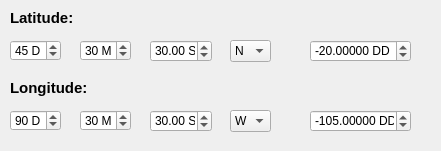
<?xml version="1.0" encoding="UTF-8"?>
<ui version="4.0">
 <class>LatlongcalcDialogBase</class>
 <widget class="QDialog" name="LatlongcalcDialogBase">
  <property name="geometry">
   <rect>
    <x>0</x>
    <y>0</y>
    <width>441</width>
    <height>151</height>
   </rect>
  </property>
  <property name="windowTitle">
   <string>Latitude / Longitude Calculator</string>
  </property>
  <widget class="QLabel" name="label">
   <property name="geometry">
    <rect>
     <x>10</x>
     <y>10</y>
     <width>81</width>
     <height>16</height>
    </rect>
   </property>
   <property name="font">
    <font>
     <pointsize>11</pointsize>
     <weight>75</weight>
     <bold>true</bold>
    </font>
   </property>
   <property name="text">
    <string>Latitude: </string>
   </property>
  </widget>
  <widget class="QSpinBox" name="spbLatD">
   <property name="geometry">
    <rect>
     <x>10</x>
     <y>40</y>
     <width>51</width>
     <height>21</height>
    </rect>
   </property>
   <property name="suffix">
    <string> D</string>
   </property>
   <property name="minimum">
    <number>0</number>
   </property>
   <property name="maximum">
    <number>90</number>
   </property>
   <property name="value">
    <number>45</number>
   </property>
  </widget>
  <widget class="QSpinBox" name="spbLatM">
   <property name="geometry">
    <rect>
     <x>80</x>
     <y>40</y>
     <width>51</width>
     <height>21</height>
    </rect>
   </property>
   <property name="suffix">
    <string> M</string>
   </property>
   <property name="minimum">
    <number>0</number>
   </property>
   <property name="maximum">
    <number>59</number>
   </property>
   <property name="value">
    <number>30</number>
   </property>
  </widget>
  <widget class="QDoubleSpinBox" name="spbLatS">
   <property name="geometry">
    <rect>
     <x>150</x>
     <y>40</y>
     <width>62</width>
     <height>22</height>
    </rect>
   </property>
   <property name="prefix">
    <string/>
   </property>
   <property name="suffix">
    <string> S</string>
   </property>
   <property name="maximum">
    <double>59.990000000000002</double>
   </property>
   <property name="value">
    <double>30.000000000000000</double>
   </property>
  </widget>
  <widget class="QComboBox" name="cmbLatH">
   <property name="geometry">
    <rect>
     <x>230</x>
     <y>40</y>
     <width>41</width>
     <height>22</height>
    </rect>
   </property>
   <property name="currentText">
    <string>N</string>
   </property>
   <item>
    <property name="text">
     <string>N</string>
    </property>
   </item>
   <item>
    <property name="text">
     <string>S</string>
    </property>
   </item>
  </widget>
  <widget class="QDoubleSpinBox" name="spbLatDD">
   <property name="geometry">
    <rect>
     <x>310</x>
     <y>40</y>
     <width>101</width>
     <height>22</height>
    </rect>
   </property>
   <property name="suffix">
    <string> DD</string>
   </property>
   <property name="decimals">
    <number>5</number>
   </property>
   <property name="minimum">
    <double>-90.000000000000000</double>
   </property>
   <property name="maximum">
    <double>90.000000000000000</double>
   </property>
   <property name="singleStep">
    <double>0.010000000000000</double>
   </property>
   <property name="value">
    <double>-20.000000000000000</double>
   </property>
  </widget>
  <widget class="QComboBox" name="cmbLongH">
   <property name="geometry">
    <rect>
     <x>230</x>
     <y>110</y>
     <width>41</width>
     <height>22</height>
    </rect>
   </property>
   <property name="currentText">
    <string>W</string>
   </property>
   <item>
    <property name="text">
     <string>W</string>
    </property>
   </item>
   <item>
    <property name="text">
     <string>E</string>
    </property>
   </item>
  </widget>
  <widget class="QLabel" name="label_2">
   <property name="geometry">
    <rect>
     <x>10</x>
     <y>80</y>
     <width>81</width>
     <height>16</height>
    </rect>
   </property>
   <property name="font">
    <font>
     <pointsize>11</pointsize>
     <weight>75</weight>
     <bold>true</bold>
    </font>
   </property>
   <property name="text">
    <string>Longitude: </string>
   </property>
  </widget>
  <widget class="QDoubleSpinBox" name="spbLongS">
   <property name="geometry">
    <rect>
     <x>150</x>
     <y>110</y>
     <width>62</width>
     <height>22</height>
    </rect>
   </property>
   <property name="prefix">
    <string/>
   </property>
   <property name="suffix">
    <string> S</string>
   </property>
   <property name="maximum">
    <double>59.990000000000002</double>
   </property>
   <property name="value">
    <double>30.000000000000000</double>
   </property>
  </widget>
  <widget class="QDoubleSpinBox" name="spbLongDD">
   <property name="geometry">
    <rect>
     <x>310</x>
     <y>110</y>
     <width>101</width>
     <height>22</height>
    </rect>
   </property>
   <property name="suffix">
    <string> DD</string>
   </property>
   <property name="decimals">
    <number>5</number>
   </property>
   <property name="minimum">
    <double>-180.000000000000000</double>
   </property>
   <property name="maximum">
    <double>180.000000000000000</double>
   </property>
   <property name="singleStep">
    <double>0.010000000000000</double>
   </property>
   <property name="value">
    <double>-105.000000000000000</double>
   </property>
  </widget>
  <widget class="QSpinBox" name="spbLongM">
   <property name="geometry">
    <rect>
     <x>80</x>
     <y>110</y>
     <width>51</width>
     <height>21</height>
    </rect>
   </property>
   <property name="suffix">
    <string> M</string>
   </property>
   <property name="minimum">
    <number>0</number>
   </property>
   <property name="maximum">
    <number>59</number>
   </property>
   <property name="value">
    <number>30</number>
   </property>
  </widget>
  <widget class="QSpinBox" name="spbLongD">
   <property name="geometry">
    <rect>
     <x>10</x>
     <y>110</y>
     <width>51</width>
     <height>21</height>
    </rect>
   </property>
   <property name="suffix">
    <string> D</string>
   </property>
   <property name="minimum">
    <number>0</number>
   </property>
   <property name="maximum">
    <number>180</number>
   </property>
   <property name="value">
    <number>90</number>
   </property>
  </widget>
 </widget>
 <resources/>
 <connections/>
</ui>
